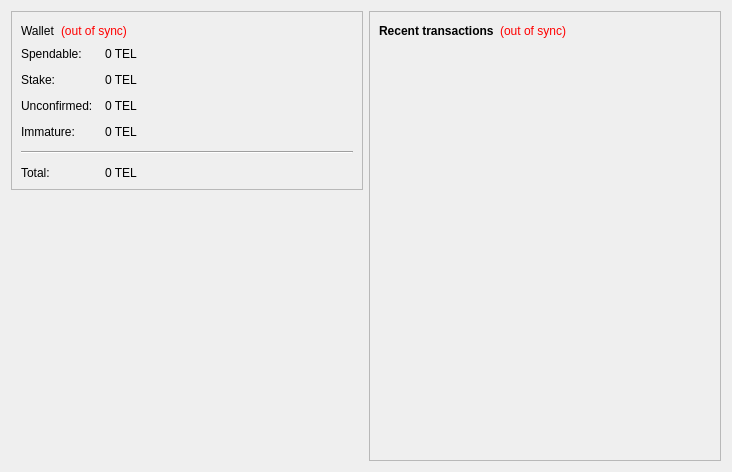
<?xml version="1.0" encoding="UTF-8"?>
<ui version="4.0">
 <class>OverviewPage</class>
 <widget class="QWidget" name="OverviewPage">
  <property name="geometry">
   <rect>
    <x>0</x>
    <y>0</y>
    <width>732</width>
    <height>472</height>
   </rect>
  </property>
  <property name="windowTitle">
   <string>Form</string>
  </property>
  <layout class="QHBoxLayout" name="horizontalLayout" stretch="0,0">
   <item>
    <layout class="QVBoxLayout" name="verticalLayout_2">
     <item>
      <widget class="QFrame" name="frame">
       <property name="frameShape">
        <enum>QFrame::StyledPanel</enum>
       </property>
       <property name="frameShadow">
        <enum>QFrame::Raised</enum>
       </property>
       <layout class="QVBoxLayout" name="verticalLayout_4">
        <item>
         <layout class="QHBoxLayout" name="horizontalLayout_4">
          <item>
           <widget class="QLabel" name="label_5">
            <property name="font">
             <font>
              <weight>50</weight>
              <bold>false</bold>
             </font>
            </property>
            <property name="text">
             <string>Wallet</string>
            </property>
           </widget>
          </item>
          <item>
           <widget class="QLabel" name="labelWalletStatus">
            <property name="toolTip">
             <string>The displayed information may be out of date. Your wallet automatically synchronizes with the tele network after a connection is established, but this process has not completed yet.</string>
            </property>
            <property name="styleSheet">
             <string notr="true">QLabel { color: red; }</string>
            </property>
            <property name="text">
             <string notr="true">(out of sync)</string>
            </property>
            <property name="alignment">
             <set>Qt::AlignLeading|Qt::AlignLeft|Qt::AlignVCenter</set>
            </property>
           </widget>
          </item>
          <item>
           <spacer name="horizontalSpacer_2">
            <property name="orientation">
             <enum>Qt::Horizontal</enum>
            </property>
            <property name="sizeHint" stdset="0">
             <size>
              <width>40</width>
              <height>20</height>
             </size>
            </property>
           </spacer>
          </item>
         </layout>
        </item>
        <item>
         <layout class="QFormLayout" name="formLayout_2">
          <property name="fieldGrowthPolicy">
           <enum>QFormLayout::AllNonFixedFieldsGrow</enum>
          </property>
          <property name="horizontalSpacing">
           <number>12</number>
          </property>
          <property name="verticalSpacing">
           <number>12</number>
          </property>
          <item row="0" column="0">
           <widget class="QLabel" name="label">
            <property name="text">
             <string>Spendable:</string>
            </property>
           </widget>
          </item>
          <item row="0" column="1">
           <widget class="QLabel" name="labelBalance">
            <property name="font">
             <font>
              <weight>50</weight>
              <bold>false</bold>
             </font>
            </property>
            <property name="cursor">
             <cursorShape>IBeamCursor</cursorShape>
            </property>
            <property name="toolTip">
             <string>Your current spendable balance</string>
            </property>
            <property name="text">
             <string notr="true">0 TEL</string>
            </property>
            <property name="textInteractionFlags">
             <set>Qt::LinksAccessibleByMouse|Qt::TextSelectableByKeyboard|Qt::TextSelectableByMouse</set>
            </property>
           </widget>
          </item>
          <item row="1" column="0">
           <widget class="QLabel" name="label_6">
            <property name="text">
             <string>Stake:</string>
            </property>
           </widget>
          </item>
          <item row="1" column="1">
           <widget class="QLabel" name="labelStake">
            <property name="font">
             <font>
              <weight>50</weight>
              <bold>false</bold>
             </font>
            </property>
            <property name="cursor">
             <cursorShape>IBeamCursor</cursorShape>
            </property>
            <property name="toolTip">
             <string>Total of coins that was staked, and do not yet count toward the current balance</string>
            </property>
            <property name="text">
             <string notr="true">0 TEL</string>
            </property>
            <property name="textInteractionFlags">
             <set>Qt::LinksAccessibleByMouse|Qt::TextSelectableByKeyboard|Qt::TextSelectableByMouse</set>
            </property>
           </widget>
          </item>
          <item row="2" column="0">
           <widget class="QLabel" name="label_3">
            <property name="text">
             <string>Unconfirmed:</string>
            </property>
           </widget>
          </item>
          <item row="2" column="1">
           <widget class="QLabel" name="labelUnconfirmed">
            <property name="font">
             <font>
              <weight>50</weight>
              <bold>false</bold>
             </font>
            </property>
            <property name="cursor">
             <cursorShape>IBeamCursor</cursorShape>
            </property>
            <property name="toolTip">
             <string>Total of transactions that have yet to be confirmed, and do not yet count toward the current balance</string>
            </property>
            <property name="text">
             <string notr="true">0 TEL</string>
            </property>
            <property name="textInteractionFlags">
             <set>Qt::LinksAccessibleByMouse|Qt::TextSelectableByKeyboard|Qt::TextSelectableByMouse</set>
            </property>
           </widget>
          </item>
          <item row="3" column="0">
           <widget class="QLabel" name="labelImmatureText">
            <property name="text">
             <string>Immature:</string>
            </property>
           </widget>
          </item>
          <item row="3" column="1">
           <widget class="QLabel" name="labelImmature">
            <property name="font">
             <font>
              <weight>50</weight>
              <bold>false</bold>
             </font>
            </property>
            <property name="toolTip">
             <string>Mined balance that has not yet matured</string>
            </property>
            <property name="text">
             <string notr="true">0 TEL</string>
            </property>
            <property name="textInteractionFlags">
             <set>Qt::LinksAccessibleByMouse|Qt::TextSelectableByKeyboard|Qt::TextSelectableByMouse</set>
            </property>
           </widget>
          </item>
          <item row="4" column="0" colspan="2">
           <widget class="Line" name="line">
            <property name="orientation">
             <enum>Qt::Horizontal</enum>
            </property>
           </widget>
          </item>
          <item row="5" column="0">
           <widget class="QLabel" name="labelTotalText">
            <property name="text">
             <string>Total:</string>
            </property>
           </widget>
          </item>
          <item row="5" column="1">
           <widget class="QLabel" name="labelTotal">
            <property name="font">
             <font>
              <weight>50</weight>
              <bold>false</bold>
             </font>
            </property>
            <property name="cursor">
             <cursorShape>IBeamCursor</cursorShape>
            </property>
            <property name="toolTip">
             <string>Your current total balance</string>
            </property>
            <property name="text">
             <string notr="true">0 TEL</string>
            </property>
            <property name="textInteractionFlags">
             <set>Qt::LinksAccessibleByMouse|Qt::TextSelectableByKeyboard|Qt::TextSelectableByMouse</set>
            </property>
           </widget>
          </item>
         </layout>
        </item>
       </layout>
      </widget>
     </item>
     <item>
      <spacer name="verticalSpacer_4">
       <property name="orientation">
        <enum>Qt::Vertical</enum>
       </property>
       <property name="sizeHint" stdset="0">
        <size>
         <width>20</width>
         <height>40</height>
        </size>
       </property>
      </spacer>
     </item>
     <item>
      <widget class="QLabel" name="wallet_logo_lbl">
       <property name="text">
        <string/>
       </property>
       <property name="pixmap">
        <pixmap resource="../bitcoin.qrc">:/images/wallet_logo</pixmap>
       </property>
       <property name="alignment">
        <set>Qt::AlignCenter</set>
       </property>
      </widget>
     </item>
     <item>
      <spacer name="verticalSpacer">
       <property name="orientation">
        <enum>Qt::Vertical</enum>
       </property>
       <property name="sizeHint" stdset="0">
        <size>
         <width>20</width>
         <height>40</height>
        </size>
       </property>
      </spacer>
     </item>
    </layout>
   </item>
   <item>
    <layout class="QVBoxLayout" name="verticalLayout_3">
     <item>
      <widget class="QFrame" name="frame_2">
       <property name="frameShape">
        <enum>QFrame::StyledPanel</enum>
       </property>
       <property name="frameShadow">
        <enum>QFrame::Raised</enum>
       </property>
       <layout class="QVBoxLayout" name="verticalLayout">
        <item>
         <layout class="QHBoxLayout" name="horizontalLayout_2">
          <item>
           <widget class="QLabel" name="label_4">
            <property name="text">
             <string>&lt;b&gt;Recent transactions&lt;/b&gt;</string>
            </property>
           </widget>
          </item>
          <item>
           <widget class="QLabel" name="labelTransactionsStatus">
            <property name="toolTip">
             <string>The displayed information may be out of date. Your wallet automatically synchronizes with the tele network after a connection is established, but this process has not completed yet.</string>
            </property>
            <property name="styleSheet">
             <string notr="true">QLabel { color: red; }</string>
            </property>
            <property name="text">
             <string notr="true">(out of sync)</string>
            </property>
            <property name="alignment">
             <set>Qt::AlignRight|Qt::AlignTrailing|Qt::AlignVCenter</set>
            </property>
           </widget>
          </item>
          <item>
           <spacer name="horizontalSpacer">
            <property name="orientation">
             <enum>Qt::Horizontal</enum>
            </property>
            <property name="sizeHint" stdset="0">
             <size>
              <width>40</width>
              <height>20</height>
             </size>
            </property>
           </spacer>
          </item>
         </layout>
        </item>
        <item>
         <widget class="QListView" name="listTransactions">
          <property name="styleSheet">
           <string notr="true">QListView { background: transparent; }</string>
          </property>
          <property name="frameShape">
           <enum>QFrame::NoFrame</enum>
          </property>
          <property name="verticalScrollBarPolicy">
           <enum>Qt::ScrollBarAlwaysOff</enum>
          </property>
          <property name="horizontalScrollBarPolicy">
           <enum>Qt::ScrollBarAlwaysOff</enum>
          </property>
          <property name="selectionMode">
           <enum>QAbstractItemView::NoSelection</enum>
          </property>
         </widget>
        </item>
       </layout>
      </widget>
     </item>
    </layout>
   </item>
  </layout>
 </widget>
 <resources>
  <include location="../bitcoin.qrc"/>
 </resources>
 <connections/>
</ui>
